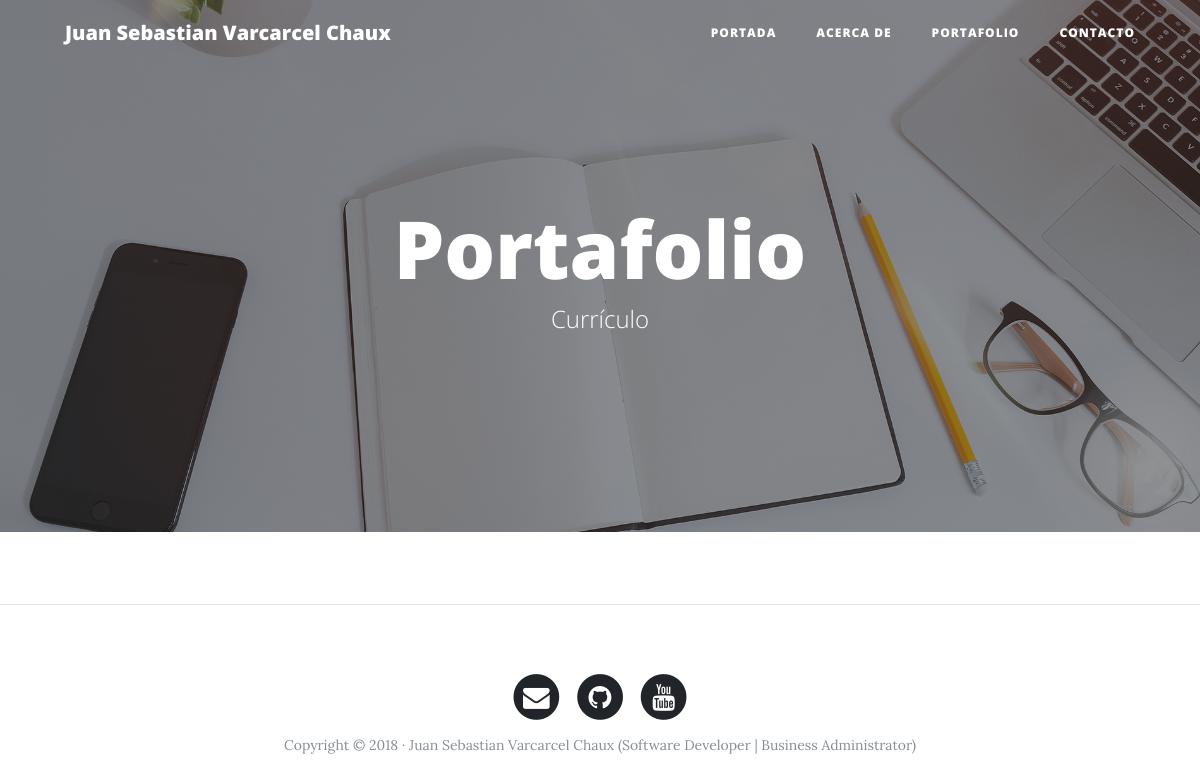
/portfolio/, run on an earlier commit of the app's database.
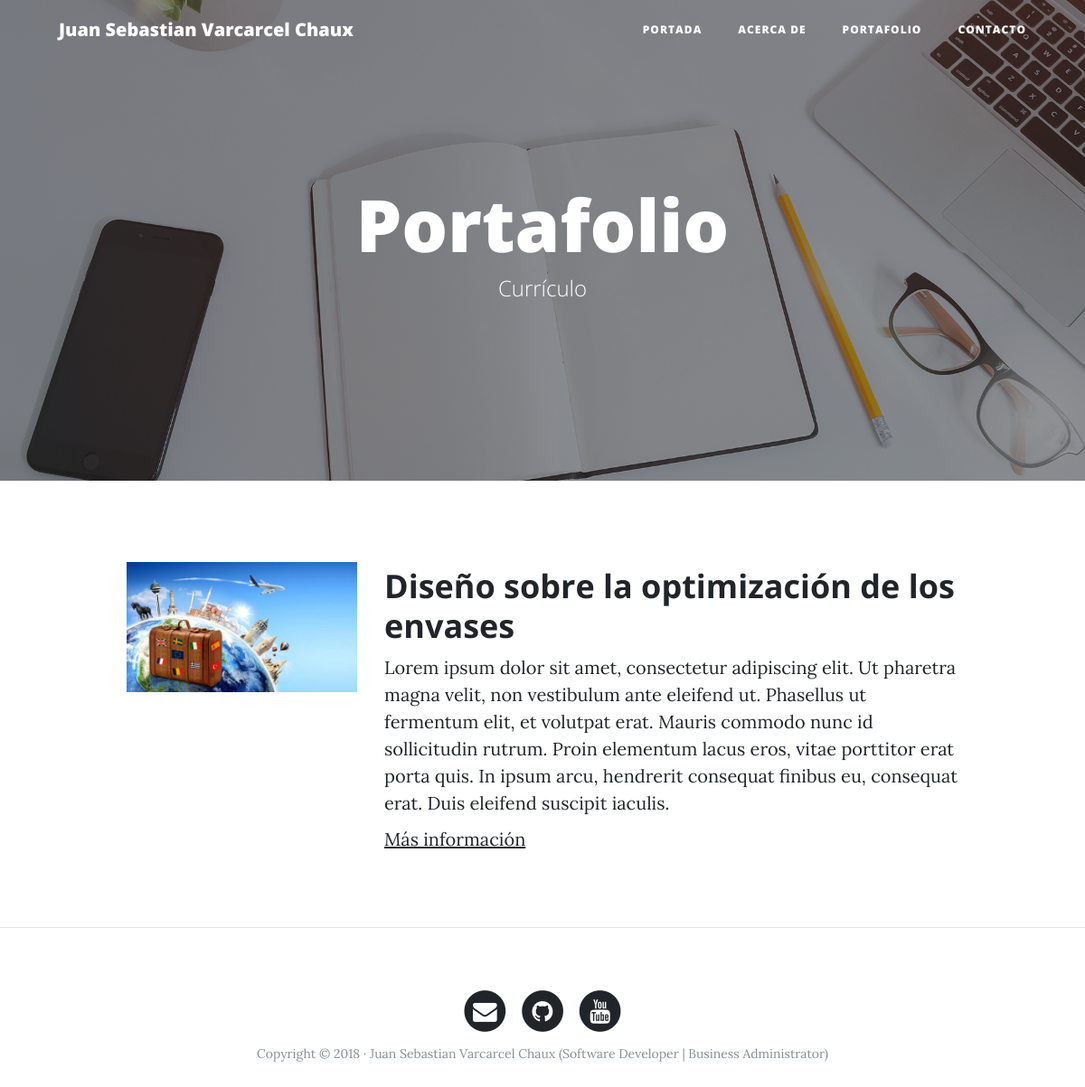
And on a later commit of the database.
### portfolio/models.py (models this page shows, shortened)
class Project(models.Model):
    title = models.CharField(max_length=100, verbose_name="Titulo")
    description = models.TextField(max_length=2500, verbose_name="Descripción")
    image = models.ImageField(verbose_name="Imagen", upload_to="projects")
    created_At = models.DateTimeField(auto_now_add=True, verbose_name="Fecha de creacion")
    updated_At = models.DateTimeField(auto_now=True, verbose_name="Fecha de Actualizacion")
    class Meta:
        verbose_name = "proyecto"
        verbose_name_plural = "proyectos"
        ordering = ['-created_At']

### portfolio/views.py (the view)
# urls.py: path('portfolio/', portfolio_views.portfolio, name="portfolio"),
def portfolio(request):
    projects = Project.objects.all()
    return render(request, "portfolio/portfolio.html", {'projects':projects})

### portfolio/templates/portfolio/portfolio.html (shortened to what this page needs)
{% extends "core/base.html" %}
{% block background %}{% load static %}{% static 'core/img/portfolio-bg.jpg' %}{% endblock %}
{% block header %}
<h1>Portafolio</h1>
<span class="subheading">Currículo</span>
{% endblock %}
{% block content %}
    {% for project in projects%}
        <div class="row project">
            <div class="col-lg-3 col-md-4 offset-lg-1">
                <img class="img-fluid" src="{{project.image.url}}" alt="">
            </div>
            <div class="col-lg-7 col-md-8">
                <h2 class="section-heading title">{{project.title}}</h2>
            <p>{{project.description}}</p>
            <p><a href="http://google.com">Más información</a></p>
            </div>
        </div>
    {% endfor %}
{% endblock %}

### core/templates/core/base.html (shortened to what this page needs)
<!DOCTYPE html>
<html lang="es">
  <head>
    {% load static %}
    <link href="{% static 'core/vendor/bootstrap/css/bootstrap.min.css' %}" rel="stylesheet">
    <link href="{% static 'core/vendor/font-awesome/css/font-awesome.min.css' %}" rel="stylesheet" type="text/css">
    <link href="{% static 'core/css/clean-blog.min.css' %}" rel="stylesheet">
  </head>
  <body>
    <nav class="navbar navbar-expand-lg navbar-light fixed-top" id="mainNav">
      <div class="container">
        <a class="navbar-brand" href="{% url 'home' %}">Juan Sebastian Varcarcel Chaux</a>
        <div class="collapse navbar-collapse" id="navbarResponsive">
          <ul class="navbar-nav ml-auto">
            <li class="nav-item">
              <a class="nav-link" href="{% url 'home' %}">Portada</a>
            </li>
            <li class="nav-item">
              <a class="nav-link" href="{% url 'about' %}">Acerca de</a>
            </li>
            <li class="nav-item">
              <a class="nav-link" href="{% url 'portfolio' %}">Portafolio</a>
            </li>
            <li class="nav-item">
              <a class="nav-link" href="{% url 'contact' %}">Contacto</a>
            </li>
          </ul>
        </div>
      </div>
    </nav>
    <header class="masthead" style="background-image: url('{% block background %}{% endblock %}')">
      <div class="overlay"></div>
      <div class="container">
        <div class="row">
          <div class="col-lg-8 col-md-10 mx-auto">
            <div class="site-heading">
              {% block header %}{% endblock %}
            </div>
          </div>
        </div>
      </div>
    </header>
    <div class="container">
        {% block content %}{% endblock %}
    </div>
    {% if request.path != "/" %}
      <hr>
    {% endif %}
    <footer>
      <div class="container">
        <div class="row">
          <div class="col-lg-8 col-md-10 mx-auto">
            <ul class="list-inline text-center">
              <li class="list-inline-item">
                <a href="#">
                  <span class="fa-stack fa-lg">
                    <i class="fa fa-circle fa-stack-2x"></i>
                    <i class="fa fa-envelope fa-stack-1x fa-inverse"></i>
                  </span>
                </a>
              </li>
              <li class="list-inline-item">
                <a href="#">
                  <span class="fa-stack fa-lg">
                    <i class="fa fa-circle fa-stack-2x"></i>
                    <i class="fa fa-github fa-stack-1x fa-inverse"></i>
                  </span>
                </a>
              </li>
              <li class="list-inline-item">
                <a href="#">
                  <span class="fa-stack fa-lg">
                    <i class="fa fa-circle fa-stack-2x"></i>
                    <i class="fa fa-youtube fa-stack-1x fa-inverse"></i>
                  </span>
                </a>
              </li>
            </ul>
            <p class="copyright text-muted">Copyright &copy; 2018 · Juan Sebastian Varcarcel Chaux (Software Developer | Business Administrator) </p>
          </div>
        </div>
      </div>
    </footer>
  </body>
</html>

What changed in the data, as far as the page shows it:
added Project: image (picture), title "Diseño sobre la optimización de los envases", description "Lorem ipsum dolor sit amet, consectetur adipiscing elit. Ut pharetra magna velit, non vestibulum ante eleifend ut. Phasellus ut fermentum elit, et volutpat erat. Mauris commodo nunc id sollicitudin rutrum. Proin elementum lacus eros, vitae porttitor erat porta quis. In ipsum arcu, hendrerit consequat finibus eu, consequat erat. Duis eleifend suscipit iaculis."
